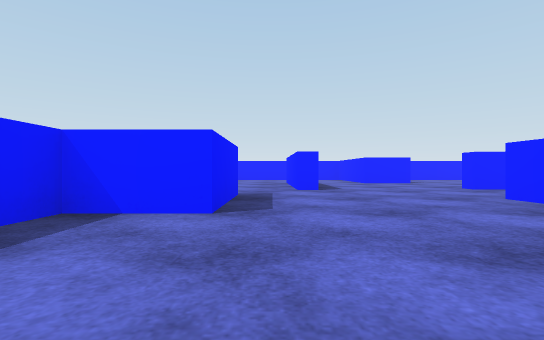
View 1 (above)

24 first-person views from a walk through a scene from a Unity 3-D project. The camera is 0.29 m above the floor, looks level and sees 85° across. The floor is counted in squares, 1 m on a side. Each view is taken from the middle of a square. On the plan, view 1 faces up. The plan holds only what a view shows up to about 9 squares ahead; the rest is blank. The player character is not drawn. Surface patterns are stand-ins for the level's own textures.

View 2
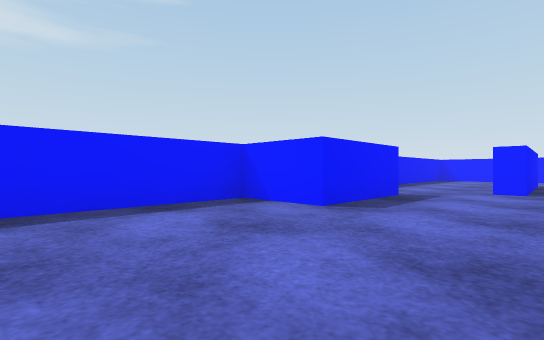

View 3
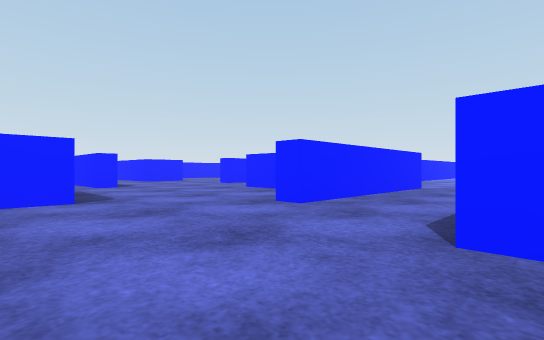

View 4
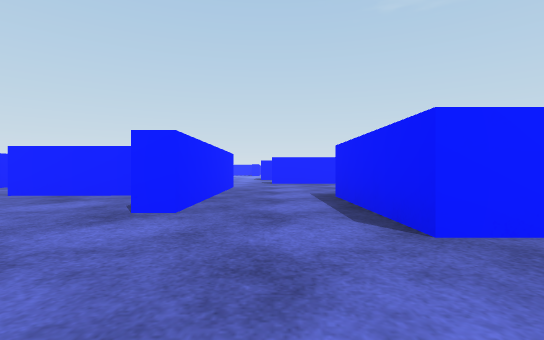

View 5
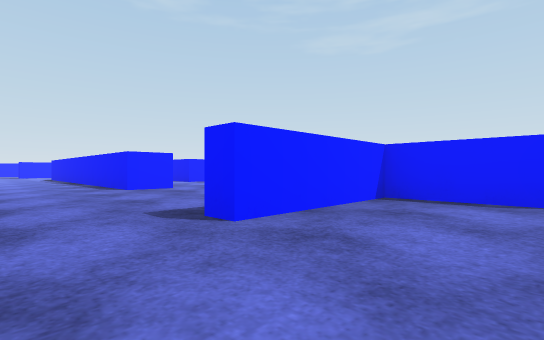

View 6
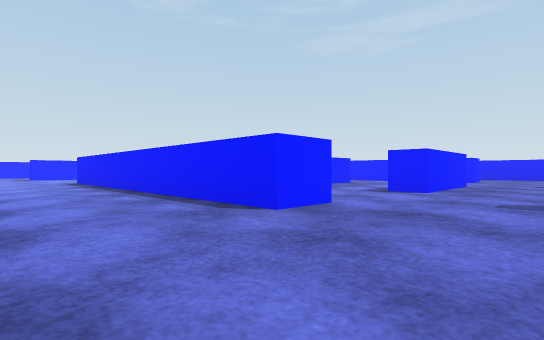

View 7
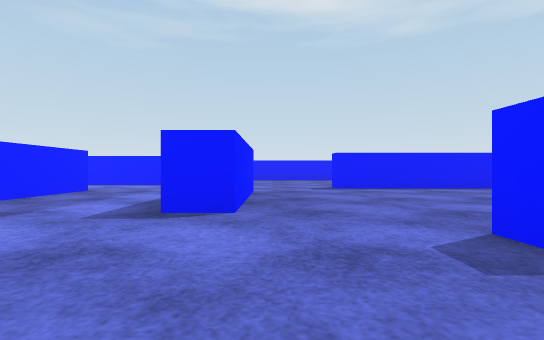

View 8
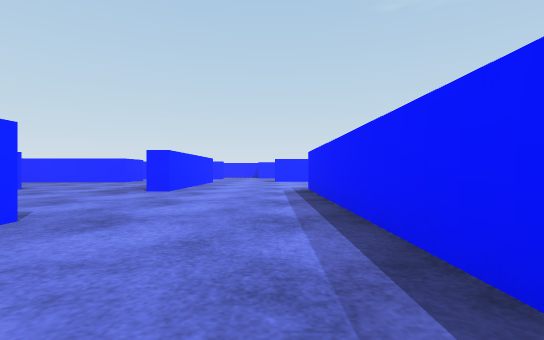

View 9
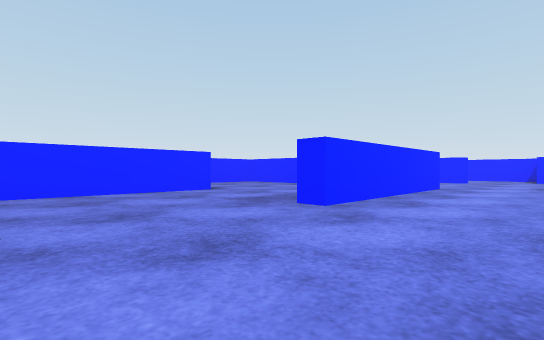

View 10
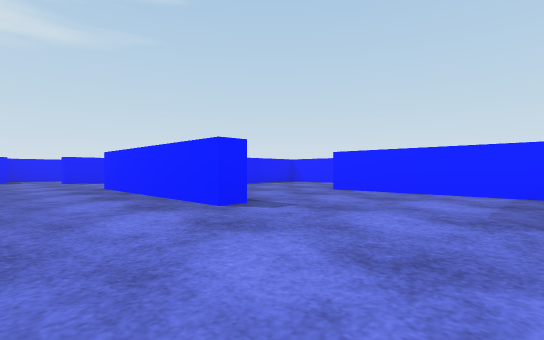

View 11
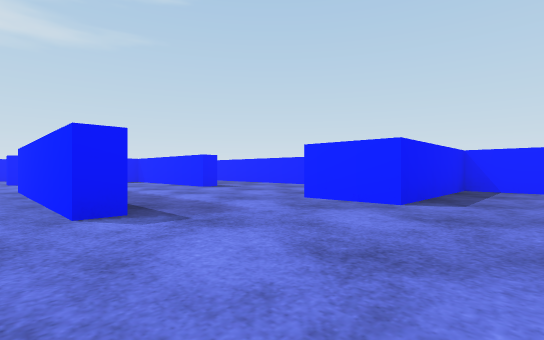

View 12
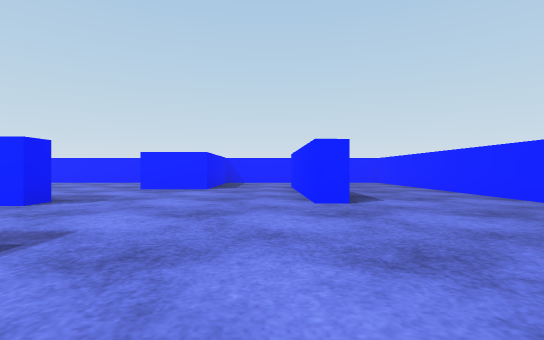

View 13
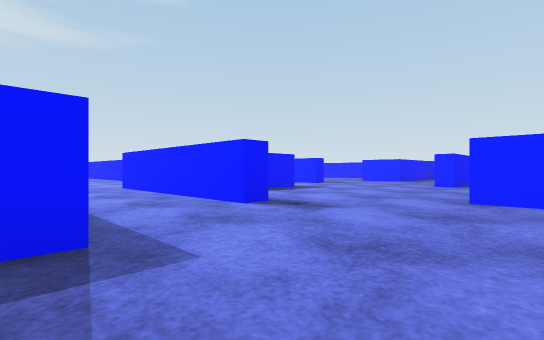

View 14
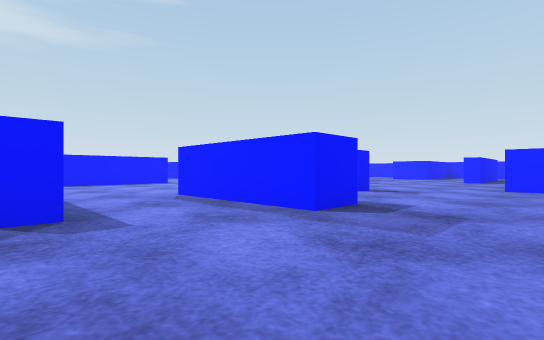

View 15
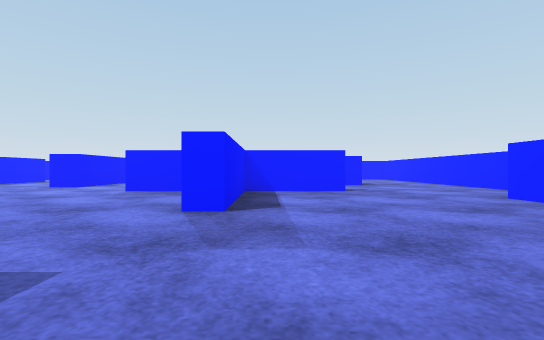

View 16
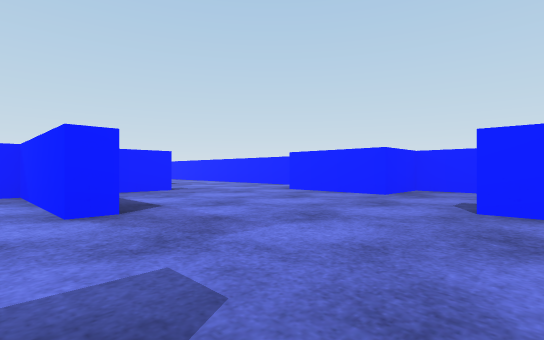

View 17
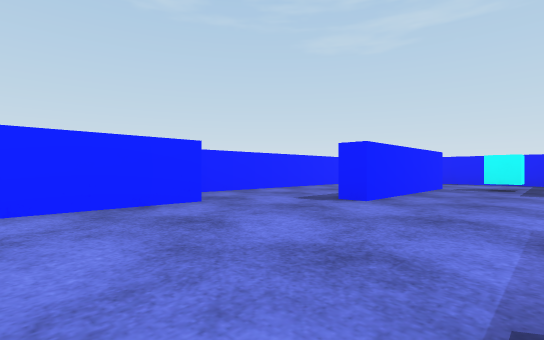

View 18
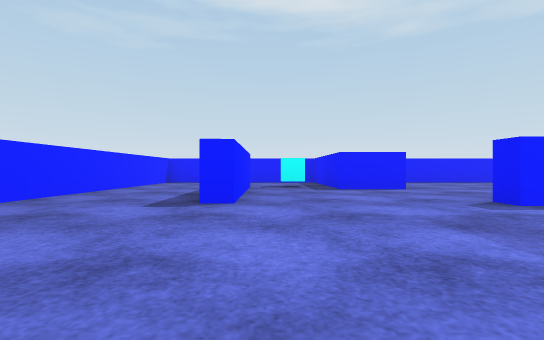

View 19
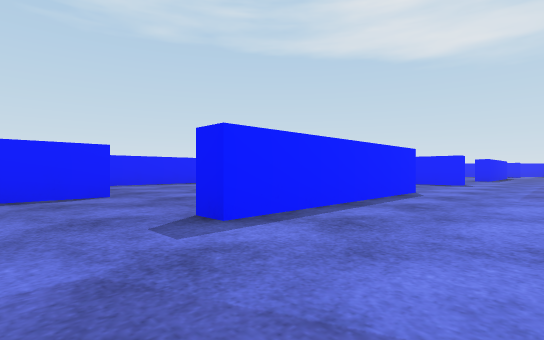

View 20
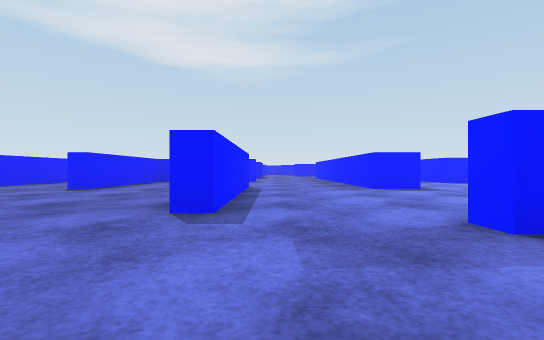

View 21
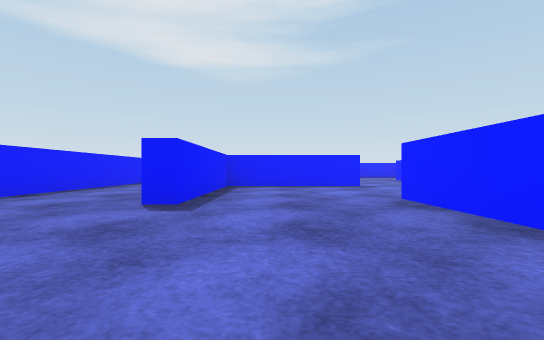

View 22
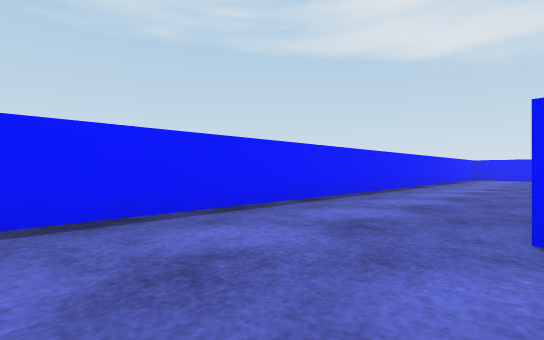

View 23
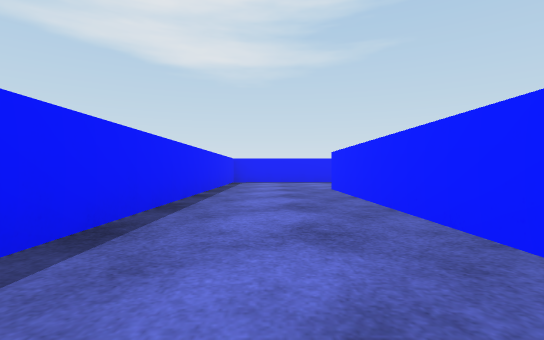

View 24
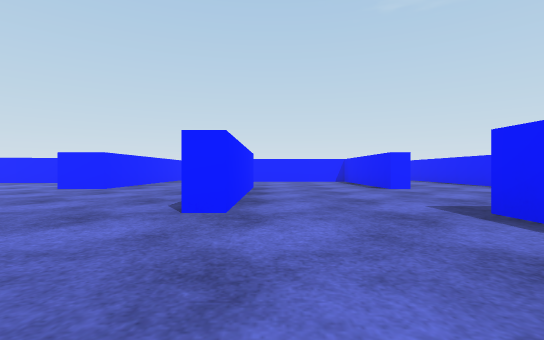

### Floor plan
Key: @ floor where view 1 was taken; # wall or solid block; x gap in a wall; . floor.
Columns run from 2 left of view 1 to 19 right of it. Each row starts with its distance up from view 1.
  9 #########  ###########
  8 #...##..    ....##. .#
  7 #...##..######..###..#
  6 #.#.......#.......#..#
  5 #.#..###..#..###..#..#
  4 #....................#
  3 ##..................##
  2 ##..#...######..#...##
  1 #..###.........###...#
  0 #.@.......##  .......#
 -1  ..##..#..##.#...##..#
 -2     ...#..##.#.......#
 -3    ###.........###...#
 -4       ..######..#...##
 -5      ...........x...##
 -6     .###.....####....#
 -7    .......#.......#..#
 -8     ......#.......#..#
 -9      #..######..###..#
-10      #.......... #...#
-11      #################

Positions as (right, up) in squares from view 1, and headings:
1: (0, 0), facing up
2: (1, 0), facing up-left
3: (-1, -1), facing up-right
4: (-1, 0), facing right
5: (1, 4), facing down-right
6: (4, 4), facing down-right
7: (5, 2), facing down
8: (7, 3), facing right
9: (9, 3), facing up-right
10: (8, 3), facing up-left
11: (16, 4), facing up-left
12: (16, 2), facing up
13: (18, -1), facing up-left
14: (18, -3), facing up-left
15: (15, -7), facing up
16: (14, -7), facing up-right
17: (15, -4), facing down-right
18: (16, -4), facing down
19: (15, -5), facing down-left
20: (16, -6), facing left
21: (14, -8), facing left
22: (13, -9), facing down-left
23: (10, -10), facing left
24: (1, -7), facing right
